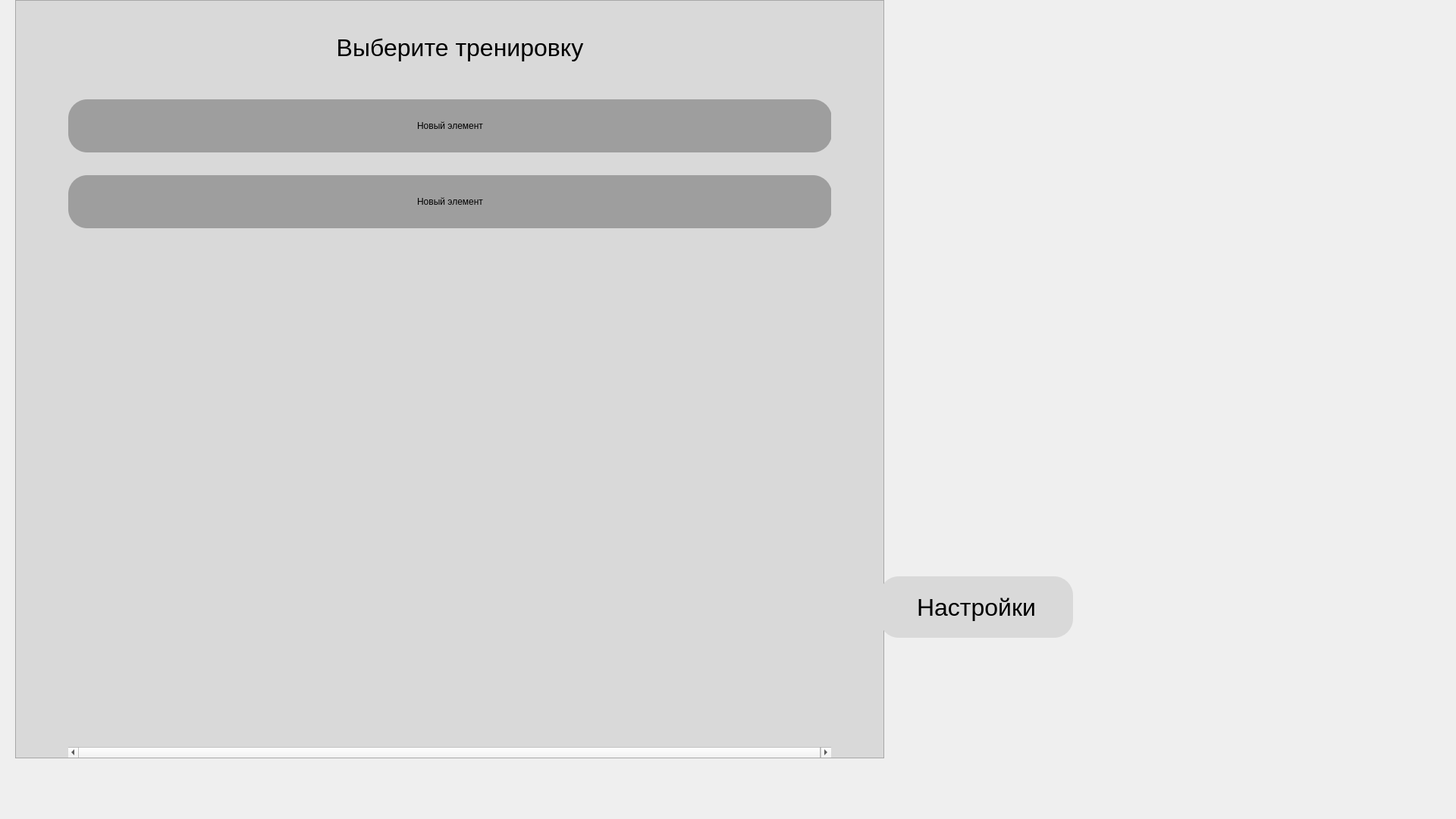
<?xml version="1.0" encoding="UTF-8"?>
<ui version="4.0">
    <class>Form</class>
    <widget class="QWidget" name="Form">
        <property name="geometry">
            <rect>
                <x>0</x>
                <y>0</y>
                <width>1920</width>
                <height>1080</height>
            </rect>
        </property>
        <property name="windowTitle">
            <string>Form</string>
        </property>
        <widget class="QListWidget" name="listWidget">
            <property name="geometry">
                <rect>
                    <x>20</x>
                    <y>0</y>
                    <width>1146</width>
                    <height>1000</height>
                </rect>
            </property>
            <property name="styleSheet">
                <string notr="true">QListWidget {
                    position: absolute;
                    background: #D9D9D9;
                    padding-left: 69px;
                    padding-right: 69px;
                    padding-top: 130px;
                    }
                    QListWidget:item {
                    padding-top: 28px;
                    padding-bottom: 28px;
                    background: #9E9E9E;
                    border-radius: 25px;
                    font-family: 'Inter';
                    font-style: normal;
                    font-weight: 400;
                    font-size: 32px;
                    line-height: 39px;
                    display: flex;
                    align-items: center;
                    text-align: center;
                    color: #000000;}
                </string>
            </property>
            <property name="iconSize">
                <size>
                    <width>20</width>
                    <height>20</height>
                </size>
            </property>
            <property name="verticalScrollMode">
                <enum>QAbstractItemView::ScrollPerPixel</enum>
            </property>
            <property name="movement">
                <enum>QListView::Free</enum>
            </property>
            <property name="resizeMode">
                <enum>QListView::Fixed</enum>
            </property>
            <property name="layoutMode">
                <enum>QListView::Batched</enum>
            </property>
            <property name="spacing">
                <number>28</number>
            </property>
            <property name="gridSize">
                <size>
                    <width>1007</width>
                    <height>100</height>
                </size>
            </property>
            <property name="viewMode">
                <enum>QListView::ListMode</enum>
            </property>
            <property name="modelColumn">
                <number>0</number>
            </property>
            <property name="uniformItemSizes">
                <bool>true</bool>
            </property>
            <property name="batchSize">
                <number>100</number>
            </property>
            <property name="wordWrap">
                <bool>false</bool>
            </property>
            <item>
                <property name="text">
                    <string>Новый элемент</string>
                </property>
                <property name="font">
                    <font>
                        <kerning>true</kerning>
                    </font>
                </property>
                <property name="textAlignment">
                    <set>AlignCenter</set>
                </property>
            </item>
            <item>
                <property name="text">
                    <string>Новый элемент</string>
                </property>
                <property name="textAlignment">
                    <set>AlignCenter</set>
                </property>
            </item>
        </widget>
        <widget class="QLabel" name="label">
            <property name="geometry">
                <rect>
                    <x>376</x>
                    <y>32</y>
                    <width>461</width>
                    <height>61</height>
                </rect>
            </property>
            <property name="styleSheet">
                <string notr="true">position: absolute;
                    font-family: 'Inter';
                    font-style: normal;
                    font-weight: 400;
                    font-size: 32px;
                    line-height: 39px;
                    display: flex;
                    align-items: center;
                    text-align: center;

                    color: #000000;
                </string>
            </property>
            <property name="text">
                <string>Выберите тренировку</string>
            </property>
            <property name="alignment">
                <set>Qt::AlignCenter</set>
            </property>
        </widget>
        <widget class="QPushButton" name="pushButton">
            <property name="geometry">
                <rect>
                    <x>1160</x>
                    <y>760</y>
                    <width>255</width>
                    <height>81</height>
                </rect>
            </property>
            <property name="styleSheet">
                <string notr="true">QPushButton{
                    background: #D9D9D9;
                    border-radius: 25px;
                    font-family: &quot;Inter&quot;;
                    font-style: norma;
                    font-weight: 400;
                    font-size: 32px;
                    line-height: 39px;
                    display: flex;
                    align-items: center;
                    text-align: center;
                    color: #000000;
                    }
                    QPushButton:pressed{
                    background: #3A3A3A;
                    border-radius: 25px;
                    font-family: &quot;Inter&quot;;
                    font-style: normal;
                    font-weight: 400;
                    font-size: 32px;
                    line-height: 39px;
                    display: flex;
                    align-items: center;
                    text-align: center;
                    color: #FFFFFF;
                    }
                    QPushButton:hover{
                    background: #9E9E9E;
                    border-radius: 25px;
                    position: absolute;
                    font-family: &quot;Inter&quot;;
                    font-style: normal;
                    font-weight: 400;
                    font-size: 32px;
                    line-height: 39px;
                    display: flex;
                    align-items: center;
                    text-align: center;
                    color: #000000;
                    }
                </string>
            </property>
            <property name="text">
                <string>Настройки</string>
            </property>
        </widget>
    </widget>
    <resources/>
    <connections/>
</ui>
